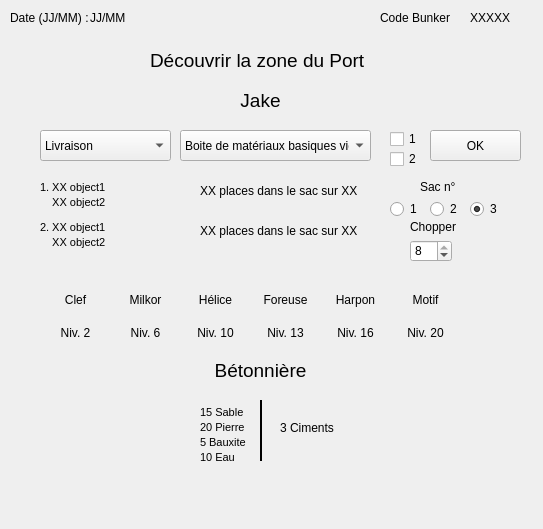
<?xml version="1.0" encoding="UTF-8"?>
<ui version="4.0">
 <class>Form</class>
 <widget class="QWidget" name="Form">
  <property name="geometry">
   <rect>
    <x>0</x>
    <y>0</y>
    <width>543</width>
    <height>529</height>
   </rect>
  </property>
  <property name="windowTitle">
   <string>Form</string>
  </property>
  <widget class="QLabel" name="Port_txt">
   <property name="geometry">
    <rect>
     <x>150</x>
     <y>30</y>
     <width>221</width>
     <height>61</height>
    </rect>
   </property>
   <property name="text">
    <string>&lt;html&gt;&lt;head/&gt;&lt;body&gt;&lt;p&gt;&lt;span style=&quot; font-size:14pt;&quot;&gt;Découvrir la zone du Port&lt;/span&gt;&lt;/p&gt;&lt;/body&gt;&lt;/html&gt;</string>
   </property>
  </widget>
  <widget class="QComboBox" name="CB_BoiteVide">
   <property name="geometry">
    <rect>
     <x>180</x>
     <y>130</y>
     <width>191</width>
     <height>31</height>
    </rect>
   </property>
   <item>
    <property name="text">
     <string>Boite de matériaux basiques vide</string>
    </property>
   </item>
   <item>
    <property name="text">
     <string>Boite d'outils vide</string>
    </property>
   </item>
   <item>
    <property name="text">
     <string>Sac Réfrigérant vide</string>
    </property>
   </item>
   <item>
    <property name="text">
     <string>Boite de matériaux rares vide</string>
    </property>
   </item>
  </widget>
  <widget class="QLabel" name="Jake_txt">
   <property name="geometry">
    <rect>
     <x>150</x>
     <y>70</y>
     <width>221</width>
     <height>61</height>
    </rect>
   </property>
   <property name="text">
    <string>&lt;html&gt;&lt;head/&gt;&lt;body&gt;&lt;p align=&quot;center&quot;&gt;&lt;span style=&quot; font-size:14pt;&quot;&gt;Jake&lt;/span&gt;&lt;/p&gt;&lt;/body&gt;&lt;/html&gt;</string>
   </property>
  </widget>
  <widget class="QComboBox" name="CB_Livraison">
   <property name="geometry">
    <rect>
     <x>40</x>
     <y>130</y>
     <width>131</width>
     <height>31</height>
    </rect>
   </property>
   <item>
    <property name="text">
     <string>Livraison</string>
    </property>
   </item>
   <item>
    <property name="text">
     <string>Laboratoire</string>
    </property>
   </item>
   <item>
    <property name="text">
     <string>Verrouillé(e)</string>
    </property>
   </item>
  </widget>
  <widget class="QPushButton" name="Bt_OK_Boite">
   <property name="geometry">
    <rect>
     <x>430</x>
     <y>130</y>
     <width>91</width>
     <height>31</height>
    </rect>
   </property>
   <property name="text">
    <string>OK</string>
   </property>
  </widget>
  <widget class="QLabel" name="Code_val">
   <property name="geometry">
    <rect>
     <x>470</x>
     <y>10</y>
     <width>51</width>
     <height>16</height>
    </rect>
   </property>
   <property name="text">
    <string>XXXXX</string>
   </property>
  </widget>
  <widget class="QLabel" name="Date_val">
   <property name="geometry">
    <rect>
     <x>90</x>
     <y>10</y>
     <width>71</width>
     <height>16</height>
    </rect>
   </property>
   <property name="text">
    <string>JJ/MM</string>
   </property>
  </widget>
  <widget class="QLabel" name="Code_txt">
   <property name="geometry">
    <rect>
     <x>380</x>
     <y>10</y>
     <width>71</width>
     <height>16</height>
    </rect>
   </property>
   <property name="text">
    <string>Code Bunker : </string>
   </property>
  </widget>
  <widget class="QLabel" name="Date_txt">
   <property name="geometry">
    <rect>
     <x>10</x>
     <y>10</y>
     <width>81</width>
     <height>16</height>
    </rect>
   </property>
   <property name="text">
    <string>Date (JJ/MM) :</string>
   </property>
  </widget>
  <widget class="QCheckBox" name="checkBox_boite_1">
   <property name="geometry">
    <rect>
     <x>390</x>
     <y>130</y>
     <width>41</width>
     <height>18</height>
    </rect>
   </property>
   <property name="text">
    <string>1</string>
   </property>
  </widget>
  <widget class="QCheckBox" name="checkBox_boite_2">
   <property name="geometry">
    <rect>
     <x>390</x>
     <y>150</y>
     <width>41</width>
     <height>18</height>
    </rect>
   </property>
   <property name="text">
    <string>2</string>
   </property>
  </widget>
  <widget class="QLabel" name="Boite_1_txt">
   <property name="geometry">
    <rect>
     <x>40</x>
     <y>180</y>
     <width>161</width>
     <height>31</height>
    </rect>
   </property>
   <property name="text">
    <string>&lt;!DOCTYPE HTML PUBLIC &quot;-//W3C//DTD HTML 4.0//EN&quot; &quot;http://www.w3.org/TR/REC-html40/strict.dtd&quot;&gt;
&lt;html&gt;&lt;head&gt;&lt;meta name=&quot;qrichtext&quot; content=&quot;1&quot; /&gt;&lt;style type=&quot;text/css&quot;&gt;
p, li { white-space: pre-wrap; }
&lt;/style&gt;&lt;/head&gt;&lt;body style=&quot; font-family:'MS Shell Dlg 2'; font-size:8pt; font-weight:400; font-style:normal;&quot;&gt;
&lt;p style=&quot; margin-top:2px; margin-bottom:2px; margin-left:0px; margin-right:0px; -qt-block-indent:0; text-indent:0px;&quot;&gt;1. XX object1&lt;/p
&lt;p style=&quot; margin-top:2px; margin-bottom:2px; margin-left:0px; margin-right:0px; -qt-block-indent:0; text-indent:0px;&quot;&gt;    XX object2&lt;/p&gt;&lt;/body&gt;&lt;/html&gt;</string>
   </property>
  </widget>
  <widget class="QLabel" name="Boite_2_txt">
   <property name="geometry">
    <rect>
     <x>40</x>
     <y>220</y>
     <width>161</width>
     <height>31</height>
    </rect>
   </property>
   <property name="text">
    <string>&lt;!DOCTYPE HTML PUBLIC &quot;-//W3C//DTD HTML 4.0//EN&quot; &quot;http://www.w3.org/TR/REC-html40/strict.dtd&quot;&gt;
&lt;html&gt;&lt;head&gt;&lt;meta name=&quot;qrichtext&quot; content=&quot;1&quot; /&gt;&lt;style type=&quot;text/css&quot;&gt;
p, li { white-space: pre-wrap; }
&lt;/style&gt;&lt;/head&gt;&lt;body style=&quot; font-family:'MS Shell Dlg 2'; font-size:8pt; font-weight:400; font-style:normal;&quot;&gt;
&lt;p style=&quot; margin-top:2px; margin-bottom:2px; margin-left:0px; margin-right:0px; -qt-block-indent:0; text-indent:0px;&quot;&gt;2. XX object1&lt;/p
&lt;p style=&quot; margin-top:2px; margin-bottom:2px; margin-left:0px; margin-right:0px; -qt-block-indent:0; text-indent:0px;&quot;&gt;    XX object2&lt;/p&gt;&lt;/body&gt;&lt;/html&gt;</string>
   </property>
  </widget>
  <widget class="QLabel" name="Place_sac_1">
   <property name="geometry">
    <rect>
     <x>200</x>
     <y>180</y>
     <width>161</width>
     <height>21</height>
    </rect>
   </property>
   <property name="text">
    <string>XX places dans le sac sur XX</string>
   </property>
  </widget>
  <widget class="QRadioButton" name="radioButton_sac_1">
   <property name="geometry">
    <rect>
     <x>390</x>
     <y>200</y>
     <width>41</width>
     <height>18</height>
    </rect>
   </property>
   <property name="text">
    <string>1</string>
   </property>
  </widget>
  <widget class="QRadioButton" name="radioButton_sac_3">
   <property name="geometry">
    <rect>
     <x>470</x>
     <y>200</y>
     <width>41</width>
     <height>18</height>
    </rect>
   </property>
   <property name="text">
    <string>3</string>
   </property>
   <property name="checked">
    <bool>true</bool>
   </property>
  </widget>
  <widget class="QRadioButton" name="radioButton_sac_2">
   <property name="geometry">
    <rect>
     <x>430</x>
     <y>200</y>
     <width>41</width>
     <height>18</height>
    </rect>
   </property>
   <property name="text">
    <string>2</string>
   </property>
  </widget>
  <widget class="QLabel" name="Sac_txt">
   <property name="geometry">
    <rect>
     <x>420</x>
     <y>180</y>
     <width>47</width>
     <height>14</height>
    </rect>
   </property>
   <property name="text">
    <string>Sac n°</string>
   </property>
  </widget>
  <widget class="QLabel" name="Place_sac_2">
   <property name="geometry">
    <rect>
     <x>200</x>
     <y>220</y>
     <width>161</width>
     <height>21</height>
    </rect>
   </property>
   <property name="text">
    <string>XX places dans le sac sur XX</string>
   </property>
  </widget>
  <widget class="QLabel" name="Chopper_txt">
   <property name="geometry">
    <rect>
     <x>410</x>
     <y>220</y>
     <width>47</width>
     <height>14</height>
    </rect>
   </property>
   <property name="text">
    <string>Chopper</string>
   </property>
  </widget>
  <widget class="QSpinBox" name="spinBox_chopper">
   <property name="geometry">
    <rect>
     <x>410</x>
     <y>240</y>
     <width>42</width>
     <height>22</height>
    </rect>
   </property>
   <property name="maximumSize">
    <size>
     <width>42</width>
     <height>16777215</height>
    </size>
   </property>
   <property name="minimum">
    <number>2</number>
   </property>
   <property name="maximum">
    <number>8</number>
   </property>
   <property name="value">
    <number>8</number>
   </property>
  </widget>
  <widget class="QWidget" name="Widget_Nv_2" native="true">
   <property name="geometry">
    <rect>
     <x>40</x>
     <y>280</y>
     <width>71</width>
     <height>61</height>
    </rect>
   </property>
   <widget class="QLabel" name="label_7">
    <property name="geometry">
     <rect>
      <x>0</x>
      <y>43</y>
      <width>71</width>
      <height>21</height>
     </rect>
    </property>
    <property name="text">
     <string>&lt;html&gt;&lt;head/&gt;&lt;body&gt;&lt;p align=&quot;center&quot;&gt;Niv. 2&lt;/p&gt;&lt;/body&gt;&lt;/html&gt;</string>
    </property>
   </widget>
   <widget class="QLabel" name="label_8">
    <property name="geometry">
     <rect>
      <x>0</x>
      <y>0</y>
      <width>71</width>
      <height>41</height>
     </rect>
    </property>
    <property name="text">
     <string>&lt;html&gt;&lt;head/&gt;&lt;body&gt;&lt;p align=&quot;center&quot;&gt;Clef&lt;/p&gt;&lt;/body&gt;&lt;/html&gt;</string>
    </property>
   </widget>
  </widget>
  <widget class="QWidget" name="Widget_Nv_6" native="true">
   <property name="geometry">
    <rect>
     <x>110</x>
     <y>280</y>
     <width>71</width>
     <height>61</height>
    </rect>
   </property>
   <widget class="QLabel" name="label_9">
    <property name="geometry">
     <rect>
      <x>0</x>
      <y>43</y>
      <width>71</width>
      <height>21</height>
     </rect>
    </property>
    <property name="text">
     <string>&lt;html&gt;&lt;head/&gt;&lt;body&gt;&lt;p align=&quot;center&quot;&gt;Niv. 6&lt;/p&gt;&lt;/body&gt;&lt;/html&gt;</string>
    </property>
   </widget>
   <widget class="QLabel" name="label_10">
    <property name="geometry">
     <rect>
      <x>0</x>
      <y>0</y>
      <width>71</width>
      <height>41</height>
     </rect>
    </property>
    <property name="text">
     <string>&lt;html&gt;&lt;head/&gt;&lt;body&gt;&lt;p align=&quot;center&quot;&gt;Milkor&lt;/p&gt;&lt;/body&gt;&lt;/html&gt;</string>
    </property>
   </widget>
  </widget>
  <widget class="QWidget" name="Widget_Nv_10" native="true">
   <property name="geometry">
    <rect>
     <x>180</x>
     <y>280</y>
     <width>71</width>
     <height>61</height>
    </rect>
   </property>
   <widget class="QLabel" name="label_11">
    <property name="geometry">
     <rect>
      <x>0</x>
      <y>43</y>
      <width>71</width>
      <height>21</height>
     </rect>
    </property>
    <property name="text">
     <string>&lt;html&gt;&lt;head/&gt;&lt;body&gt;&lt;p align=&quot;center&quot;&gt;Niv. 10&lt;/p&gt;&lt;/body&gt;&lt;/html&gt;</string>
    </property>
   </widget>
   <widget class="QLabel" name="label_12">
    <property name="geometry">
     <rect>
      <x>0</x>
      <y>0</y>
      <width>71</width>
      <height>41</height>
     </rect>
    </property>
    <property name="text">
     <string>&lt;html&gt;&lt;head/&gt;&lt;body&gt;&lt;p align=&quot;center&quot;&gt;Hélice&lt;/p&gt;&lt;/body&gt;&lt;/html&gt;</string>
    </property>
   </widget>
  </widget>
  <widget class="QWidget" name="Widget_Nv_13" native="true">
   <property name="geometry">
    <rect>
     <x>250</x>
     <y>280</y>
     <width>71</width>
     <height>61</height>
    </rect>
   </property>
   <widget class="QLabel" name="label_13">
    <property name="geometry">
     <rect>
      <x>0</x>
      <y>43</y>
      <width>71</width>
      <height>21</height>
     </rect>
    </property>
    <property name="text">
     <string>&lt;html&gt;&lt;head/&gt;&lt;body&gt;&lt;p align=&quot;center&quot;&gt;Niv. 13&lt;/p&gt;&lt;/body&gt;&lt;/html&gt;</string>
    </property>
   </widget>
   <widget class="QLabel" name="label_14">
    <property name="geometry">
     <rect>
      <x>0</x>
      <y>0</y>
      <width>71</width>
      <height>41</height>
     </rect>
    </property>
    <property name="text">
     <string>&lt;html&gt;&lt;head/&gt;&lt;body&gt;&lt;p align=&quot;center&quot;&gt;Foreuse&lt;/p&gt;&lt;/body&gt;&lt;/html&gt;</string>
    </property>
   </widget>
  </widget>
  <widget class="QWidget" name="Widget_Nv_16" native="true">
   <property name="geometry">
    <rect>
     <x>320</x>
     <y>280</y>
     <width>71</width>
     <height>61</height>
    </rect>
   </property>
   <widget class="QLabel" name="label_15">
    <property name="geometry">
     <rect>
      <x>0</x>
      <y>43</y>
      <width>71</width>
      <height>21</height>
     </rect>
    </property>
    <property name="text">
     <string>&lt;html&gt;&lt;head/&gt;&lt;body&gt;&lt;p align=&quot;center&quot;&gt;Niv. 16&lt;/p&gt;&lt;/body&gt;&lt;/html&gt;</string>
    </property>
   </widget>
   <widget class="QLabel" name="label_16">
    <property name="geometry">
     <rect>
      <x>0</x>
      <y>0</y>
      <width>71</width>
      <height>41</height>
     </rect>
    </property>
    <property name="text">
     <string>&lt;html&gt;&lt;head/&gt;&lt;body&gt;&lt;p align=&quot;center&quot;&gt;Harpon&lt;/p&gt;&lt;/body&gt;&lt;/html&gt;</string>
    </property>
   </widget>
  </widget>
  <widget class="QWidget" name="Widget_Nv_20" native="true">
   <property name="geometry">
    <rect>
     <x>390</x>
     <y>280</y>
     <width>71</width>
     <height>61</height>
    </rect>
   </property>
   <widget class="QLabel" name="label_17">
    <property name="geometry">
     <rect>
      <x>0</x>
      <y>43</y>
      <width>71</width>
      <height>21</height>
     </rect>
    </property>
    <property name="text">
     <string>&lt;html&gt;&lt;head/&gt;&lt;body&gt;&lt;p align=&quot;center&quot;&gt;Niv. 20&lt;/p&gt;&lt;/body&gt;&lt;/html&gt;</string>
    </property>
   </widget>
   <widget class="QLabel" name="label_18">
    <property name="geometry">
     <rect>
      <x>0</x>
      <y>0</y>
      <width>71</width>
      <height>41</height>
     </rect>
    </property>
    <property name="text">
     <string>&lt;html&gt;&lt;head/&gt;&lt;body&gt;&lt;p align=&quot;center&quot;&gt;Motif&lt;/p&gt;&lt;/body&gt;&lt;/html&gt;</string>
    </property>
   </widget>
  </widget>
  <widget class="QLabel" name="Ciment_ressource">
   <property name="geometry">
    <rect>
     <x>200</x>
     <y>400</y>
     <width>71</width>
     <height>71</height>
    </rect>
   </property>
   <property name="text">
    <string>&lt;!DOCTYPE HTML PUBLIC &quot;-//W3C//DTD HTML 4.0//EN&quot; &quot;http://www.w3.org/TR/REC-html40/strict.dtd&quot;&gt;
&lt;html&gt;&lt;head&gt;&lt;meta name=&quot;qrichtext&quot; content=&quot;1&quot; /&gt;&lt;style type=&quot;text/css&quot;&gt;
p, li { white-space: pre-wrap; }
&lt;/style&gt;&lt;/head&gt;&lt;body style=&quot; font-family:'MS Shell Dlg 2'; font-size:8pt; font-weight:400; font-style:normal;&quot;&gt;
&lt;p style=&quot; margin-top:2px; margin-bottom:2px; margin-left:0px; margin-right:0px; -qt-block-indent:0; text-indent:0px;&quot;&gt;15 Sable&lt;/p&gt;
&lt;p style=&quot; margin-top:2px; margin-bottom:2px; margin-left:0px; margin-right:0px; -qt-block-indent:0; text-indent:0px;&quot;&gt;20 Pierre&lt;/p&gt;
&lt;p style=&quot; margin-top:2px; margin-bottom:2px; margin-left:0px; margin-right:0px; -qt-block-indent:0; text-indent:0px;&quot;&gt;5 Bauxite&lt;/p&gt;
&lt;p style=&quot; margin-top:2px; margin-bottom:2px; margin-left:0px; margin-right:0px; -qt-block-indent:0; text-indent:0px;&quot;&gt;10 Eau&lt;/p&gt;&lt;/body&gt;&lt;/html&gt;</string>
   </property>
  </widget>
  <widget class="Line" name="Ciment_line">
   <property name="geometry">
    <rect>
     <x>260</x>
     <y>400</y>
     <width>3</width>
     <height>61</height>
    </rect>
   </property>
   <property name="frameShadow">
    <enum>QFrame::Plain</enum>
   </property>
   <property name="lineWidth">
    <number>2</number>
   </property>
   <property name="orientation">
    <enum>Qt::Vertical</enum>
   </property>
  </widget>
  <widget class="QLabel" name="Ciment_nb">
   <property name="geometry">
    <rect>
     <x>280</x>
     <y>420</y>
     <width>61</width>
     <height>16</height>
    </rect>
   </property>
   <property name="text">
    <string>3 Ciments</string>
   </property>
  </widget>
  <widget class="QLabel" name="Jake_txt_2">
   <property name="geometry">
    <rect>
     <x>150</x>
     <y>340</y>
     <width>221</width>
     <height>61</height>
    </rect>
   </property>
   <property name="text">
    <string>&lt;html&gt;&lt;head/&gt;&lt;body&gt;&lt;p align=&quot;center&quot;&gt;&lt;span style=&quot; font-size:14pt;&quot;&gt;Bétonnière&lt;/span&gt;&lt;/p&gt;&lt;/body&gt;&lt;/html&gt;</string>
   </property>
  </widget>
 </widget>
 <resources/>
 <connections/>
</ui>
